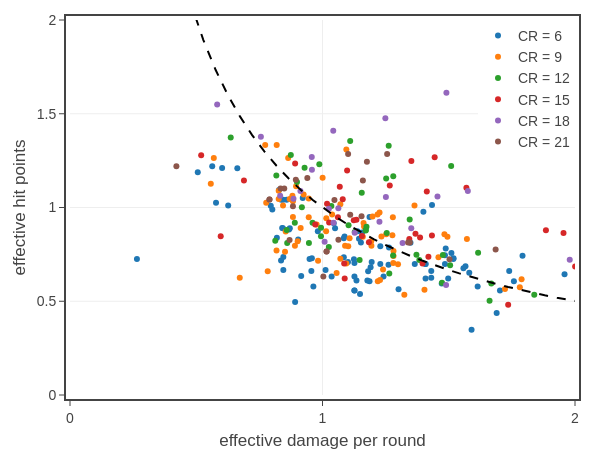

Source (notebook cell):
### Code cell
# eDPR vs eHP
CRs = [6,9,12,15,18,21]
cats = ['generic','legendary','unique']
colors = ['#1f77b4', '#ff7f0e', '#2ca02c', '#d62728', '#9467bd', 
          '#8c564b', '#e377c2', '#7f7f7f', '#bcbd22', '#17becf']
colors = colors[0:len(CRs)]

mask = df0['CR'].isin(CRs) & df0['Category'].isin(cats)
xMin = np.min(df0.loc[mask, 'eDPR Ratio'])
xMax = np.max(df0.loc[mask, 'eDPR Ratio'])
yMin = np.min(df0.loc[mask, 'eHP Ratio'])
yMax = np.max(df0.loc[mask, 'eHP Ratio'])

# create figure
fig = go.Figure(
    layout=go.Layout(
        template=tfb.FIG_TEMPLATE,
        width=600,
        margin=dict(l=70, r=25, b=55, t=20, pad=4),
        xaxis=dict(
            title_text='effective damage per round',
            #type='log',
            #dtick=np.log10(2),
            range=[0,2],
            #range=np.log10([0.95*xMin,1.05*xMax]), 
            #tick0=1, dtick=0.1,
            #minor=dict(tick0=0, dtick=0.1),
            #tickmode = 'array',
            #tickvals = np.log10([10, 20, 40, 80, 100]),
            #tickvals = [0.3, 0.4, 0.5, 0.6, 0.7, 0.8, 0.9, 1.0, 1.2, 1.4, 1.8],
            #ticktext = ['One', 'Three', 'Five', 'Seven', 'Nine', 'Eleven']
        ),
        yaxis=dict(
            title_text='effective hit points',
            range=[0,2],
            #type='log',
            #range=np.log10([0.95*yMin,1.05*yMax]), 
            #tick0=0, dtick=1,
            #minor=dict(tick0=0, dtick=0.1),
        ),
        legend=dict(
            xanchor='right', yanchor='top',
            x=1.00, y=1.00,
            orientation='v',
            tracegroupgap=0,
        )
    )
)


for cr, c in zip(CRs, colors):
    df1 = df0[df0['CR'].isin([cr]) & df0['Category'].isin(cats)]
    fig.add_trace(go.Scatter(
        x=df1['eDPR Ratio'], y=df1['eHP Ratio'],
        mode='markers', 
        name=f'CR = {cr:.0f}',
        legendgroup=f'CR = {cr:.0f}',
        marker_color=c,
        hovertemplate=f'<b>CR {cr:.0f}</b><br>' + 'eDPR ratio %{x:,.3f}<br>' + 'eHP ratio %{y:,.3f}<br>' + '<extra></extra>',
    ))

x = np.linspace(0.9*xMin, 1.1*xMax, 50, endpoint=True)
fig.add_trace(go.Scatter(
    x=x, 
    y=1/x,
    mode='lines', 
    line=dict(color='black', dash='dash'),
    showlegend=False,
    name=f'expectation',
    legendgroup=f'expectation',
    hoverinfo='skip',
))

# show figure
fig.update_layout(width=600, height=450)
fig.show(config=tfb.FIG_CONFIG)

# save figures
if SAVEFIGS:
    #fig.update_layout(autosize=True, width=None, height=None)
    #tfb.save_fig_html(fig, format='large', name=f'./fig-ehp-vs-edpr-log-large')
    #tfb.save_fig_html(fig, format='small', name=f'./fig-ehp-vs-edpr-log-small')
    pass
